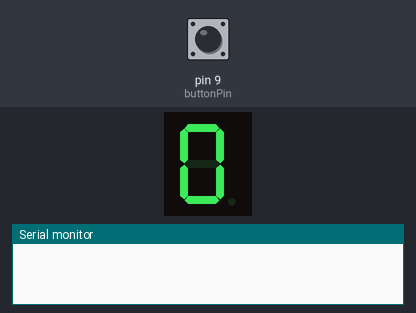
Bench run of a sketch on a simulated Arduino Uno, built with avr-gcc and run on an emulated ATmega328P. Parts: 1-digit seven-segment display, the last lines printed to the serial monitor. Wiring (inferred from the names in the program): 1-digit 7-segment display, segments lit when HIGH: segments pin 2, pin 3, pin 4, pin 5, pin 6, pin 7, pin 8. The test bench sets the inputs (shaded band); at power-on: pin 9 (buttonPin) HIGH. The segment pins are drawn as the display they are named for.

Above: at 1.2 s.
1.3 s: pin 9 (buttonPin) pulled LOW for 0.15 s
At 2.2 s:
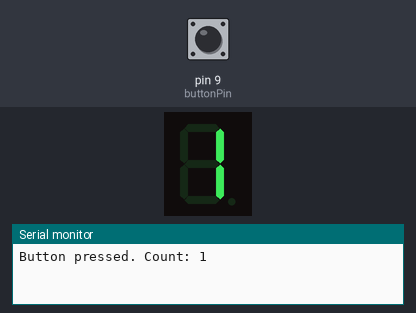
2.9 s: pin 9 (buttonPin) pulled LOW for 1 s
At 3.4 s:
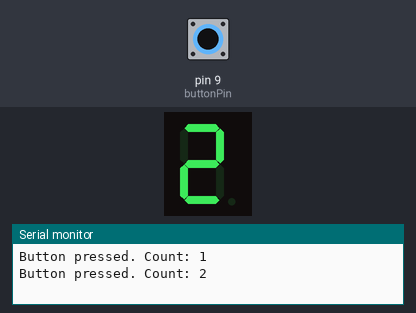
5.4 s: pin 9 (buttonPin) pulled LOW for 0.15 s
At 6.5 s:
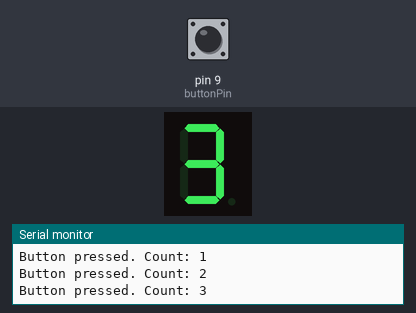
7.0 s: pin 9 (buttonPin) pulled LOW for 1 s
At 7.7 s:
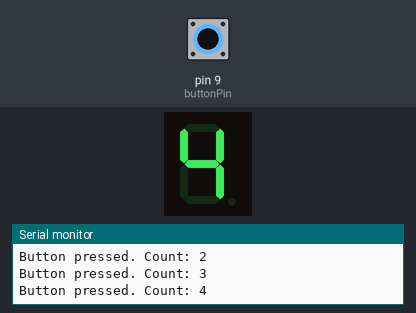
Timing chart, 0 to 10.0 s (numbered marks = the images above; inputs shaded):
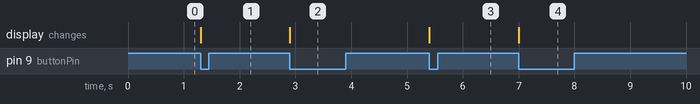

The sketch:

7segment.ino
```cpp
/*
// Define the segment pins
const int segmentPins[] = {2, 3, 4, 5, 6, 7, 8}; // Connect to segments a, b, c, d, e, f, g
const int numSegments = 7;

// Define the digit patterns for 0-9
const byte digitPatterns[10] = {
  0b00111111, // 0
  0b00000110, // 1
  0b01011011, // 2
  0b01001111, // 3
  0b01100110, // 4
  0b01101101, // 5
  0b01111101, // 6
  0b00000111, // 7
  0b01111111, // 8
  0b01101111  // 9
};

int sensorPin = 9; // Connected to pushbutton
int objectCount = 0; // Variable to store the count of objects detected
bool objectDetected = false; // Flag to track object detection
bool initialized = false; // Flag to check if initialization has occurred

void setup() {
  for (int i = 0; i < numSegments; i++) {
    pinMode(segmentPins[i], OUTPUT); // Set segment pins as OUTPUT
  }

  pinMode(sensorPin, INPUT); // Set pin 9 as INPUT for the pushbutton
  Serial.begin(9600); // Initialize serial communication for debugging

  // Initialize display to show 0
  displayNumber(objectCount);
}

void loop() {
  int sensorValue = digitalRead(sensorPin); // Read the sensor value

  // Check if initialization flag is not set
  if (!initialized) {
    // Set initialization flag if button is not pressed
    if (sensorValue == HIGH) {
      initialized = true; // Set the flag to true
      Serial.println("System initialized. Ready to count.");
    }
  } else {
    // If the button is pressed (LOW signal), and an object wasn't detected before
    if (sensorValue == LOW && !objectDetected) {
      objectCount++; // Increment the count

      // Reset count to 0 if it reaches 10
      if (objectCount > 9) {
        objectCount = 0;
      }

      objectDetected = true; // Set the flag to true
      Serial.print("Object detected. Count: ");
      Serial.println(objectCount); // Print the count

      // Display the count on the 7-segment display
      displayNumber(objectCount);
    }

    // If the button is no longer pressed (HIGH signal)
    if (sensorValue == HIGH && objectDetected) {
      objectDetected = false; // Reset the flag
    }
  }

  delay(100); // Short delay for stability
}

void displayNumber(int num) {
  byte pattern = digitPatterns[num];

  for (int i = 0; i < numSegments; i++) {
    // Write to segment pin according to pattern
    digitalWrite(segmentPins[i], (pattern >> i) & 1);
  }
}
*/

// Define the segment pins
const int segmentPins[] = {2, 3, 4, 5, 6, 7, 8}; // Connect to segments a, b, c, d, e, f, g
const int buttonPin = 9; // Connect to pushbutton

int count = 0; // Counter value
bool lastButtonState = HIGH; // Previous button state
bool currentButtonState; // Current button state
unsigned long lastDebounceTime = 0; // Last debounce time
unsigned long debounceDelay = 50; // Debounce delay time

void setup() {
  // Initialize all segment pins as OUTPUT
  for (int i = 0; i < 7; i++) {
    pinMode(segmentPins[i], OUTPUT);
  }

  // Initialize button pin as INPUT
  //pinMode(buttonPin, INPUT_PULLUP); // Use internal pull-up resistor
  pinMode(buttonPin, INPUT); // Use internal pull-up resistor
  Serial.begin(9600); // Initialize serial communication for debugging

  // Initialize the counter to 0
  count = 0;
  displayNumber(count); // Show initial count on the 7-segment display
}

void loop() {
  // Read the button state
  currentButtonState = digitalRead(buttonPin);

  // Check if button is pressed and was not pressed before
  if (currentButtonState == LOW && lastButtonState == HIGH) {
    // Debounce the button press
    if ((millis() - lastDebounceTime) > debounceDelay) {
      count++;
      if (count > 9) {
        count = 0; // Reset count to 0 if it exceeds 9
      }
      Serial.print("Button pressed. Count: ");
      Serial.println(count);
      displayNumber(count); // Update display with the new count
    }
    lastDebounceTime = millis(); // Update last debounce time
  }

  // Update the last button state
  lastButtonState = currentButtonState;
}

void displayNumber(int num) {
  // Turn off all segments
  for (int i = 0; i < 7; i++) {
    digitalWrite(segmentPins[i], LOW);
  }

  // Set segments to display the number on the 7-segment display
  switch (num) {
    case 0:
      digitalWrite(segmentPins[0], HIGH); // a
      digitalWrite(segmentPins[1], HIGH); // b
      digitalWrite(segmentPins[2], HIGH); // c
      digitalWrite(segmentPins[3], HIGH); // d
      digitalWrite(segmentPins[4], HIGH); // e
      digitalWrite(segmentPins[5], HIGH); // f
      digitalWrite(segmentPins[6], LOW);  // g
      break;
    case 1:
      digitalWrite(segmentPins[0], LOW);  // a
      digitalWrite(segmentPins[1], HIGH); // b
      digitalWrite(segmentPins[2], HIGH); // c
      digitalWrite(segmentPins[3], LOW);  // d
      digitalWrite(segmentPins[4], LOW);  // e
      digitalWrite(segmentPins[5], LOW);  // f
      digitalWrite(segmentPins[6], LOW);  // g
      break;
    case 2:
      digitalWrite(segmentPins[0], HIGH); // a
      digitalWrite(segmentPins[1], HIGH); // b
      digitalWrite(segmentPins[2], LOW);  // c
      digitalWrite(segmentPins[3], HIGH); // d
      digitalWrite(segmentPins[4], HIGH); // e
      digitalWrite(segmentPins[5], LOW);  // f
      digitalWrite(segmentPins[6], HIGH); // g
      break;
    case 3:
      digitalWrite(segmentPins[0], HIGH); // a
      digitalWrite(segmentPins[1], HIGH); // b
      digitalWrite(segmentPins[2], HIGH); // c
      digitalWrite(segmentPins[3], HIGH); // d
      digitalWrite(segmentPins[4], LOW);  // e
      digitalWrite(segmentPins[5], LOW);  // f
      digitalWrite(segmentPins[6], HIGH); // g
      break;
    case 4:
      digitalWrite(segmentPins[0], LOW);  // a
      digitalWrite(segmentPins[1], HIGH); // b
      digitalWrite(segmentPins[2], HIGH); // c
      digitalWrite(segmentPins[3], LOW);  // d
      digitalWrite(segmentPins[4], LOW);  // e
      digitalWrite(segmentPins[5], HIGH); // f
      digitalWrite(segmentPins[6], HIGH); // g
      break;
    case 5:
      digitalWrite(segmentPins[0], HIGH); // a
      digitalWrite(segmentPins[1], LOW);  // b
      digitalWrite(segmentPins[2], HIGH); // c
      digitalWrite(segmentPins[3], HIGH); // d
      digitalWrite(segmentPins[4], LOW);  // e
      digitalWrite(segmentPins[5], HIGH); // f
      digitalWrite(segmentPins[6], HIGH); // g
      break;
    case 6:
      digitalWrite(segmentPins[0], HIGH); // a
      digitalWrite(segmentPins[1], LOW);  // b
      digitalWrite(segmentPins[2], HIGH); // c
      digitalWrite(segmentPins[3], HIGH); // d
      digitalWrite(segmentPins[4], HIGH); // e
      digitalWrite(segmentPins[5], HIGH); // f
      digitalWrite(segmentPins[6], HIGH); // g
      break;
    case 7:
      digitalWrite(segmentPins[0], HIGH); // a
      digitalWrite(segmentPins[1], HIGH); // b
      digitalWrite(segmentPins[2], HIGH); // c
      digitalWrite(segmentPins[3], LOW);  // d
      digitalWrite(segmentPins[4], LOW);  // e
      digitalWrite(segmentPins[5], LOW);  // f
      digitalWrite(segmentPins[6], LOW);  // g
      break;
    case 8:
      digitalWrite(segmentPins[0], HIGH); // a
      digitalWrite(segmentPins[1], HIGH); // b
      digitalWrite(segmentPins[2], HIGH); // c
      digitalWrite(segmentPins[3], HIGH); // d
      digitalWrite(segmentPins[4], HIGH); // e
      digitalWrite(segmentPins[5], HIGH); // f
      digitalWrite(segmentPins[6], HIGH); // g
      break;
    case 9:
      digitalWrite(segmentPins[0], HIGH); // a
      digitalWrite(segmentPins[1], HIGH); // b
      digitalWrite(segmentPins[2], HIGH); // c
      digitalWrite(segmentPins[3], HIGH); // d
      digitalWrite(segmentPins[4], LOW);  // e
      digitalWrite(segmentPins[5], HIGH); // f
      digitalWrite(segmentPins[6], HIGH); // g
      break;
  }
}
```

Measured:
- after the input at 1.3 s, the display: changes at once (image 1)
- after the input at 2.9 s, the display: changes at once (image 2)
- after the input at 5.4 s, the display: changes at once (image 3)
- after the input at 7.0 s, the display: changes at once (image 4)
